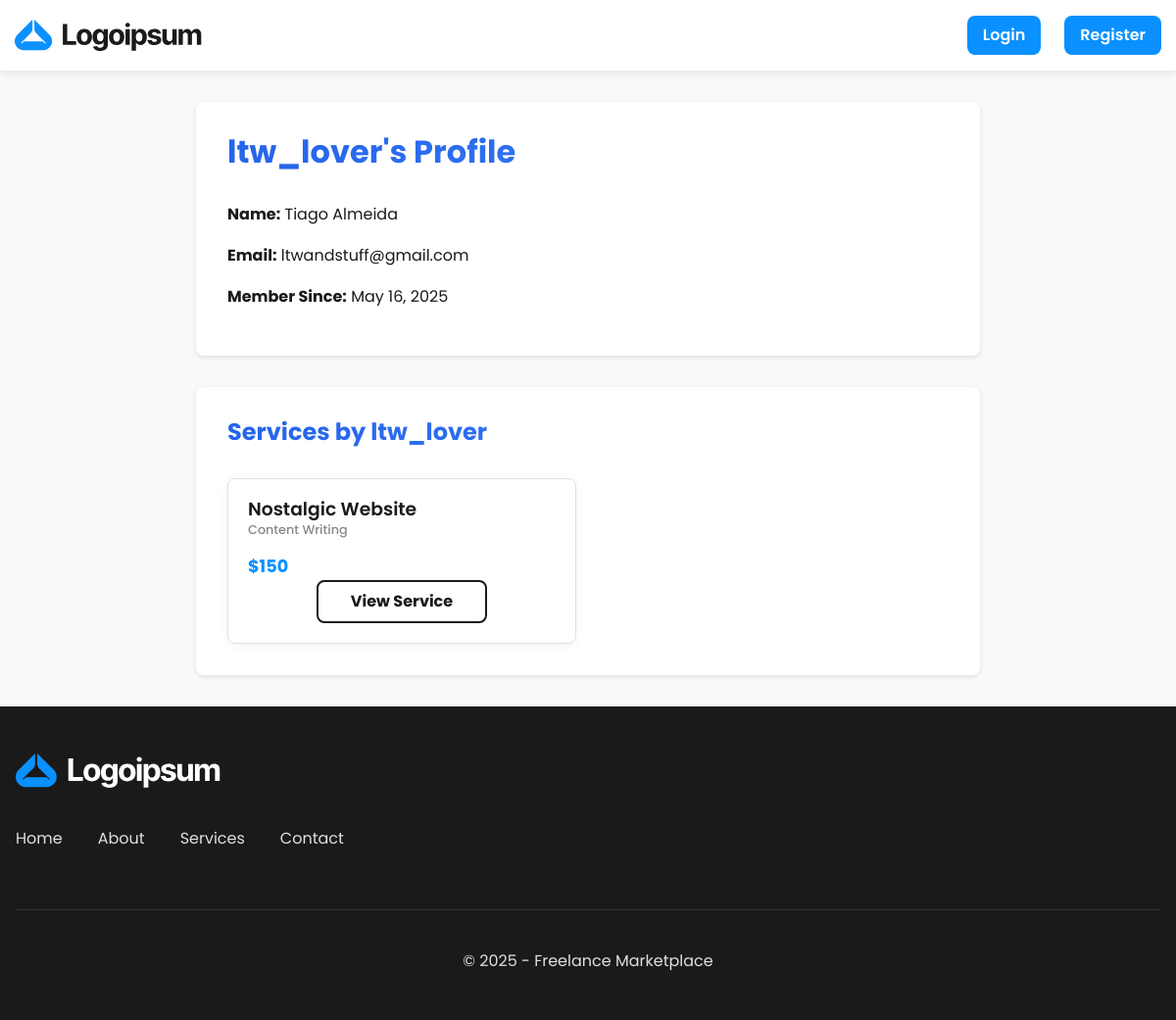
The app's page /pages/services/account.php?user=8, older data.
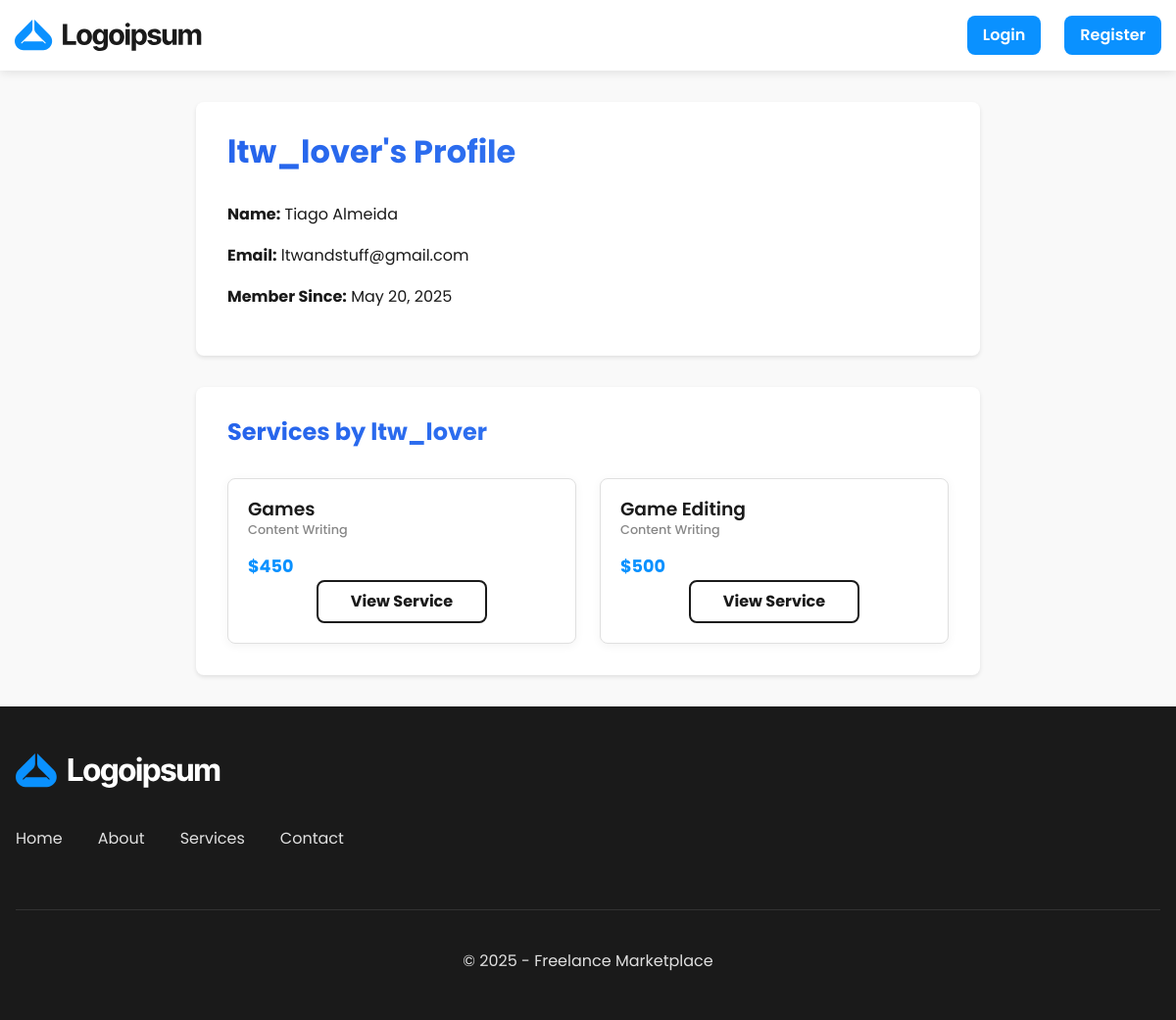
The same page, newer data.
### tables this page shows
CREATE TABLE Users (
    id INTEGER PRIMARY KEY AUTOINCREMENT,
    name TEXT NOT NULL,
    username TEXT UNIQUE NOT NULL,
    email TEXT UNIQUE NOT NULL,
    password TEXT NOT NULL,
    is_admin INTEGER DEFAULT 0,
    created_at DATETIME DEFAULT CURRENT_TIMESTAMP
);

CREATE TABLE Services (
    id INTEGER PRIMARY KEY AUTOINCREMENT,
    freelancer_id INTEGER NOT NULL,
    title TEXT NOT NULL,
    description TEXT NOT NULL,
    category_id INTEGER NOT NULL,
    price REAL NOT NULL,
    delivery_time INTEGER NOT NULL,
    created_at DATETIME DEFAULT CURRENT_TIMESTAMP,
    image_path TEXT,
    video_path TEXT,
    FOREIGN KEY (freelancer_id) REFERENCES Users(id),
    FOREIGN KEY (category_id) REFERENCES Categories(id)
);

CREATE TABLE Categories (
    id INTEGER PRIMARY KEY AUTOINCREMENT,
    name TEXT UNIQUE NOT NULL,
    description TEXT
);

### public/pages/services/account.php (the view, shortened to what this page needs)
<?php
$db = getDB();
$freelancerId = $_GET['user'] ?? null;
$stmt = $db->prepare("SELECT id, name, username, email, created_at FROM Users WHERE id = ?");
$stmt->execute([$freelancerId]);
$freelancer = $stmt->fetch(PDO::FETCH_ASSOC);
$stmt = $db->prepare("
    SELECT Services.*, Categories.name AS category_name
    FROM Services
    JOIN Categories ON Services.category_id = Categories.id
    WHERE freelancer_id = ?
    ORDER BY created_at DESC
");
$stmt->execute([$freelancerId]);
$services = $stmt->fetchAll(PDO::FETCH_ASSOC);
include_once '../../templates/header.php';
?>
<div class="profile-container">
    <h1 class="gradient-heading"><?php echo htmlspecialchars($freelancer['username']); ?>'s Profile</h1>
    <div class="freelancer-info">
            <p><strong>Name:</strong> <?php echo htmlspecialchars($freelancer['name']); ?></p>
            <p><strong>Email:</strong> <?php echo htmlspecialchars($freelancer['email']); ?></p>
            <p><strong>Member Since:</strong> <?php echo date('F j, Y', strtotime($freelancer['created_at'])); ?></p>
        </div>
    </div>
</div>
<div class="profile-container">
    <h2 class="gradient-heading">Services by <?php echo htmlspecialchars($freelancer['username']); ?></h2>
    <?php if (empty($services)): ?>
        <p>This freelancer has not listed any services yet.</p>
    <?php else: ?>
        <div class="services-grid">
            <?php foreach ($services as $service): ?>
                <div class="service-card">
                    <h3><?php echo htmlspecialchars($service['title']); ?></h3>
                    <p class="service-category"><?php echo htmlspecialchars($service['category_name']); ?></p>
                    <p class="service-price">$<?php echo htmlspecialchars($service['price']); ?></p>
                    <a href="<?php echo SITE_URL; ?>/pages/services/view.php?id=<?php echo $service['id']; ?>" class="btn">View Service</a>
                </div>
            <?php endforeach; ?>
        </div>
    <?php endif; ?>
</div>
<?php include_once '../../templates/footer.php'; ?>

Row changes from the older to the newer data that the page shows:
removed services: title "Nostalgic Website", category.name "Content Writing", price "150"
changed users "Tiago Almeida": created_at "May 16, 2025" → "May 20, 2025"
added services: title "Games", category.name "Content Writing", price "450"
added services: title "Game Editing", category.name "Content Writing", price "500"
